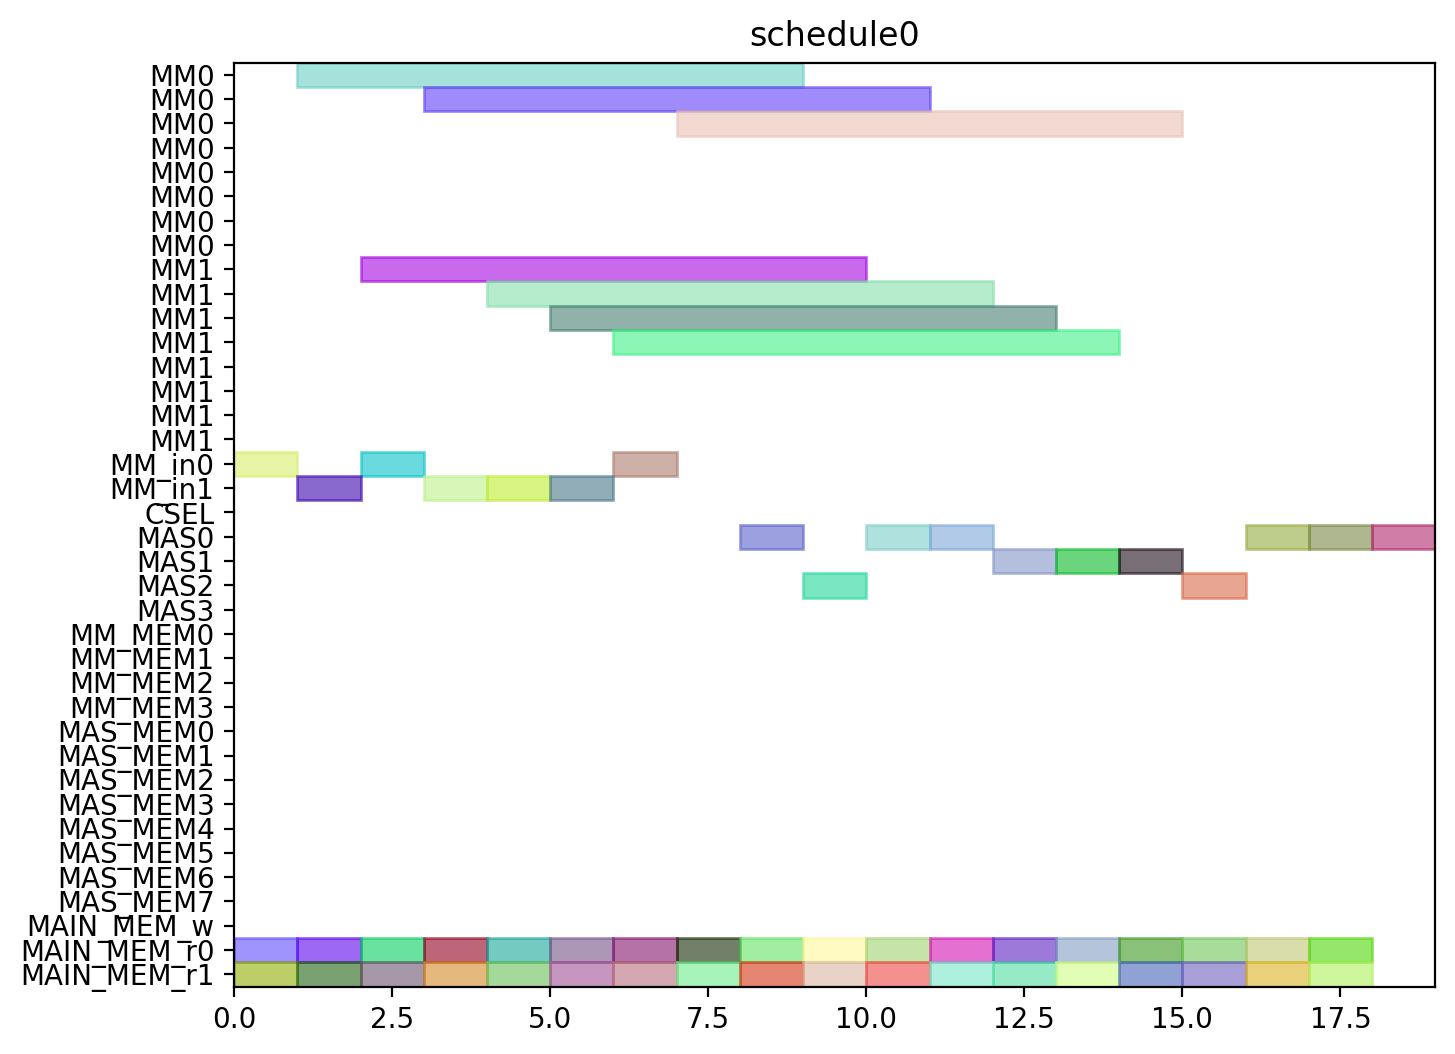

This figure's Python source:
from pyschedule import Scenario, solvers, plotters, alt


def solve():
	horizon = 120
	S = Scenario("schedule0", horizon=horizon)

	# resource
	MM = S.Resources('MM', num=2, size=8)
	MM_in = S.Resources('MM_in', num=2)
	CSEL = S.Resource('CSEL')
	MAS = S.Resources('MAS', num=4, size=1, periods=range(1, horizon))
	MM_MEM = S.Resources('MM_MEM', num=4)
	MAS_MEM = S.Resources('MAS_MEM', num=8)
	MAIN_MEM_w = S.Resource('MAIN_MEM_w', size=1)
	MAIN_MEM_r = S.Resources('MAIN_MEM_r', num=2)

	# result of previous scheduling

	# new tasks
	t0_t0 = S.Task('t0_t0', length=1, delay_cost=1)
	t0_t0 += alt(MAS)
	t0_t0_mem0 = S.Task('t0_t0_mem0', length=1, delay_cost=1)
	t0_t0_mem0 += MAIN_MEM_r[0]
	S += t0_t0_mem0 <= t0_t0

	t0_t0_mem1 = S.Task('t0_t0_mem1', length=1, delay_cost=1)
	t0_t0_mem1 += MAIN_MEM_r[1]
	S += t0_t0_mem1 <= t0_t0

	t0_t1 = S.Task('t0_t1', length=1, delay_cost=1)
	t0_t1 += alt(MAS)
	t0_t1_mem0 = S.Task('t0_t1_mem0', length=1, delay_cost=1)
	t0_t1_mem0 += MAIN_MEM_r[0]
	S += t0_t1_mem0 <= t0_t1

	t0_t1_mem1 = S.Task('t0_t1_mem1', length=1, delay_cost=1)
	t0_t1_mem1 += MAIN_MEM_r[1]
	S += t0_t1_mem1 <= t0_t1

	t0_t3 = S.Task('t0_t3', length=8, delay_cost=1)
	t0_t3 += alt(MM)
	t0_t3_in = S.Task('t0_t3_in', length=1, delay_cost=1)
	t0_t3_in += alt(MM_in)
	S += t0_t3_in*MM_in[0]<=t0_t3*MM[0]
	S += t0_t3_in*MM_in[1]<=t0_t3*MM[1]
	t0_t3_mem0 = S.Task('t0_t3_mem0', length=1, delay_cost=1)
	t0_t3_mem0 += MAIN_MEM_r[0]
	S += t0_t3_mem0 <= t0_t3

	t0_t3_mem1 = S.Task('t0_t3_mem1', length=1, delay_cost=1)
	t0_t3_mem1 += MAIN_MEM_r[1]
	S += t0_t3_mem1 <= t0_t3

	t1_t0 = S.Task('t1_t0', length=1, delay_cost=1)
	t1_t0 += alt(MAS)
	t1_t0_mem0 = S.Task('t1_t0_mem0', length=1, delay_cost=1)
	t1_t0_mem0 += MAIN_MEM_r[0]
	S += t1_t0_mem0 <= t1_t0

	t1_t0_mem1 = S.Task('t1_t0_mem1', length=1, delay_cost=1)
	t1_t0_mem1 += MAIN_MEM_r[1]
	S += t1_t0_mem1 <= t1_t0

	t1_t1 = S.Task('t1_t1', length=1, delay_cost=1)
	t1_t1 += alt(MAS)
	t1_t1_mem0 = S.Task('t1_t1_mem0', length=1, delay_cost=1)
	t1_t1_mem0 += MAIN_MEM_r[0]
	S += t1_t1_mem0 <= t1_t1

	t1_t1_mem1 = S.Task('t1_t1_mem1', length=1, delay_cost=1)
	t1_t1_mem1 += MAIN_MEM_r[1]
	S += t1_t1_mem1 <= t1_t1

	t1_t3 = S.Task('t1_t3', length=8, delay_cost=1)
	t1_t3 += alt(MM)
	t1_t3_in = S.Task('t1_t3_in', length=1, delay_cost=1)
	t1_t3_in += alt(MM_in)
	S += t1_t3_in*MM_in[0]<=t1_t3*MM[0]
	S += t1_t3_in*MM_in[1]<=t1_t3*MM[1]
	t1_t3_mem0 = S.Task('t1_t3_mem0', length=1, delay_cost=1)
	t1_t3_mem0 += MAIN_MEM_r[0]
	S += t1_t3_mem0 <= t1_t3

	t1_t3_mem1 = S.Task('t1_t3_mem1', length=1, delay_cost=1)
	t1_t3_mem1 += MAIN_MEM_r[1]
	S += t1_t3_mem1 <= t1_t3

	t2_t2 = S.Task('t2_t2', length=1, delay_cost=1)
	t2_t2 += alt(MAS)
	t2_t2_mem0 = S.Task('t2_t2_mem0', length=1, delay_cost=1)
	t2_t2_mem0 += MAIN_MEM_r[0]
	S += t2_t2_mem0 <= t2_t2

	t2_t2_mem1 = S.Task('t2_t2_mem1', length=1, delay_cost=1)
	t2_t2_mem1 += MAIN_MEM_r[1]
	S += t2_t2_mem1 <= t2_t2

	t5_t0 = S.Task('t5_t0', length=8, delay_cost=1)
	t5_t0 += alt(MM)
	t5_t0_in = S.Task('t5_t0_in', length=1, delay_cost=1)
	t5_t0_in += alt(MM_in)
	S += t5_t0_in*MM_in[0]<=t5_t0*MM[0]
	S += t5_t0_in*MM_in[1]<=t5_t0*MM[1]
	t5_t0_mem0 = S.Task('t5_t0_mem0', length=1, delay_cost=1)
	t5_t0_mem0 += MAIN_MEM_r[0]
	S += t5_t0_mem0 <= t5_t0

	t5_t0_mem1 = S.Task('t5_t0_mem1', length=1, delay_cost=1)
	t5_t0_mem1 += MAIN_MEM_r[1]
	S += t5_t0_mem1 <= t5_t0

	t5_t1 = S.Task('t5_t1', length=8, delay_cost=1)
	t5_t1 += alt(MM)
	t5_t1_in = S.Task('t5_t1_in', length=1, delay_cost=1)
	t5_t1_in += alt(MM_in)
	S += t5_t1_in*MM_in[0]<=t5_t1*MM[0]
	S += t5_t1_in*MM_in[1]<=t5_t1*MM[1]
	t5_t1_mem0 = S.Task('t5_t1_mem0', length=1, delay_cost=1)
	t5_t1_mem0 += MAIN_MEM_r[0]
	S += t5_t1_mem0 <= t5_t1

	t5_t1_mem1 = S.Task('t5_t1_mem1', length=1, delay_cost=1)
	t5_t1_mem1 += MAIN_MEM_r[1]
	S += t5_t1_mem1 <= t5_t1

	t5_t2 = S.Task('t5_t2', length=1, delay_cost=1)
	t5_t2 += alt(MAS)
	t5_t2_mem0 = S.Task('t5_t2_mem0', length=1, delay_cost=1)
	t5_t2_mem0 += MAIN_MEM_r[0]
	S += t5_t2_mem0 <= t5_t2

	t5_t2_mem1 = S.Task('t5_t2_mem1', length=1, delay_cost=1)
	t5_t2_mem1 += MAIN_MEM_r[1]
	S += t5_t2_mem1 <= t5_t2

	t5_t3 = S.Task('t5_t3', length=1, delay_cost=1)
	t5_t3 += alt(MAS)
	t5_t3_mem0 = S.Task('t5_t3_mem0', length=1, delay_cost=1)
	t5_t3_mem0 += MAIN_MEM_r[0]
	S += t5_t3_mem0 <= t5_t3

	t5_t3_mem1 = S.Task('t5_t3_mem1', length=1, delay_cost=1)
	t5_t3_mem1 += MAIN_MEM_r[1]
	S += t5_t3_mem1 <= t5_t3

	t7_t0 = S.Task('t7_t0', length=1, delay_cost=1)
	t7_t0 += alt(MAS)
	t7_t0_mem0 = S.Task('t7_t0_mem0', length=1, delay_cost=1)
	t7_t0_mem0 += MAIN_MEM_r[0]
	S += t7_t0_mem0 <= t7_t0

	t7_t0_mem1 = S.Task('t7_t0_mem1', length=1, delay_cost=1)
	t7_t0_mem1 += MAIN_MEM_r[1]
	S += t7_t0_mem1 <= t7_t0

	t7_t1 = S.Task('t7_t1', length=1, delay_cost=1)
	t7_t1 += alt(MAS)
	t7_t1_mem0 = S.Task('t7_t1_mem0', length=1, delay_cost=1)
	t7_t1_mem0 += MAIN_MEM_r[0]
	S += t7_t1_mem0 <= t7_t1

	t7_t1_mem1 = S.Task('t7_t1_mem1', length=1, delay_cost=1)
	t7_t1_mem1 += MAIN_MEM_r[1]
	S += t7_t1_mem1 <= t7_t1

	t7_t3 = S.Task('t7_t3', length=8, delay_cost=1)
	t7_t3 += alt(MM)
	t7_t3_in = S.Task('t7_t3_in', length=1, delay_cost=1)
	t7_t3_in += alt(MM_in)
	S += t7_t3_in*MM_in[0]<=t7_t3*MM[0]
	S += t7_t3_in*MM_in[1]<=t7_t3*MM[1]
	t7_t3_mem0 = S.Task('t7_t3_mem0', length=1, delay_cost=1)
	t7_t3_mem0 += MAIN_MEM_r[0]
	S += t7_t3_mem0 <= t7_t3

	t7_t3_mem1 = S.Task('t7_t3_mem1', length=1, delay_cost=1)
	t7_t3_mem1 += MAIN_MEM_r[1]
	S += t7_t3_mem1 <= t7_t3

	t10_t0 = S.Task('t10_t0', length=8, delay_cost=1)
	t10_t0 += alt(MM)
	t10_t0_in = S.Task('t10_t0_in', length=1, delay_cost=1)
	t10_t0_in += alt(MM_in)
	S += t10_t0_in*MM_in[0]<=t10_t0*MM[0]
	S += t10_t0_in*MM_in[1]<=t10_t0*MM[1]
	t10_t0_mem0 = S.Task('t10_t0_mem0', length=1, delay_cost=1)
	t10_t0_mem0 += MAIN_MEM_r[0]
	S += t10_t0_mem0 <= t10_t0

	t10_t0_mem1 = S.Task('t10_t0_mem1', length=1, delay_cost=1)
	t10_t0_mem1 += MAIN_MEM_r[1]
	S += t10_t0_mem1 <= t10_t0

	t10_t1 = S.Task('t10_t1', length=8, delay_cost=1)
	t10_t1 += alt(MM)
	t10_t1_in = S.Task('t10_t1_in', length=1, delay_cost=1)
	t10_t1_in += alt(MM_in)
	S += t10_t1_in*MM_in[0]<=t10_t1*MM[0]
	S += t10_t1_in*MM_in[1]<=t10_t1*MM[1]
	t10_t1_mem0 = S.Task('t10_t1_mem0', length=1, delay_cost=1)
	t10_t1_mem0 += MAIN_MEM_r[0]
	S += t10_t1_mem0 <= t10_t1

	t10_t1_mem1 = S.Task('t10_t1_mem1', length=1, delay_cost=1)
	t10_t1_mem1 += MAIN_MEM_r[1]
	S += t10_t1_mem1 <= t10_t1

	t10_t2 = S.Task('t10_t2', length=1, delay_cost=1)
	t10_t2 += alt(MAS)
	t10_t2_mem0 = S.Task('t10_t2_mem0', length=1, delay_cost=1)
	t10_t2_mem0 += MAIN_MEM_r[0]
	S += t10_t2_mem0 <= t10_t2

	t10_t2_mem1 = S.Task('t10_t2_mem1', length=1, delay_cost=1)
	t10_t2_mem1 += MAIN_MEM_r[1]
	S += t10_t2_mem1 <= t10_t2

	t10_t3 = S.Task('t10_t3', length=1, delay_cost=1)
	t10_t3 += alt(MAS)
	t10_t3_mem0 = S.Task('t10_t3_mem0', length=1, delay_cost=1)
	t10_t3_mem0 += MAIN_MEM_r[0]
	S += t10_t3_mem0 <= t10_t3

	t10_t3_mem1 = S.Task('t10_t3_mem1', length=1, delay_cost=1)
	t10_t3_mem1 += MAIN_MEM_r[1]
	S += t10_t3_mem1 <= t10_t3

	solvers.mip.solve(S,msg=1,kind='CPLEX',ratio_gap=1.01)

	solution = [['hoge']*len(S.solution()[1]) for i in range(len(S.solution()))]
	for i in range(len(S.solution())):
		for j in range(len(S.solution()[i])):
			solution[i][j]=str(S.solution()[i][j])
	print(solution)

	cycles = int(solution[-1][3])

	pic_file_name = "/home/mfukuda/ABE/multiRAM_multiMAS_16mux/scheduling_result/stage8MM2_stage1MAS4/EP2_DBL_w_EVAL/schedule0.png"
	if(S.solution() != []):
		plotters.matplotlib.plot(S,img_filename=pic_file_name, show_task_labels=False, fig_size=(cycles*0.25+3, 6))

	return solution
